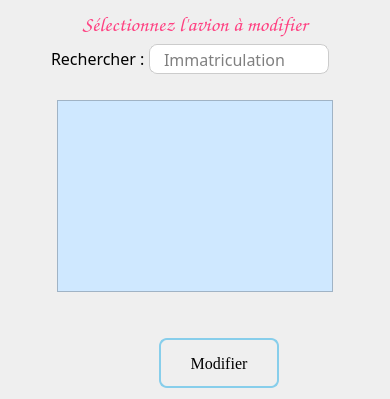
          <widget class="QWidget" name="page_31">
           <layout class="QGridLayout" name="gridLayout_13">
            <item row="0" column="1">
             <widget class="QLabel" name="label_198">
              <property name="sizePolicy">
               <sizepolicy hsizetype="Preferred" vsizetype="Fixed">
                <horstretch>0</horstretch>
                <verstretch>0</verstretch>
               </sizepolicy>
              </property>
              <property name="font">
               <font>
                <family>Comic Sans MS</family>
                <pointsize>16</pointsize>
               </font>
              </property>
              <property name="styleSheet">
               <string notr="true">color: #FF4081;</string>
              </property>
              <property name="text">
               <string>Sélectionnez l'avion à modifier</string>
              </property>
              <property name="textFormat">
               <enum>Qt::TextFormat::AutoText</enum>
              </property>
              <property name="alignment">
               <set>Qt::AlignmentFlag::AlignCenter</set>
              </property>
              <property name="margin">
               <number>10</number>
              </property>
             </widget>
            </item>
            <item row="2" column="0">
             <spacer name="horizontalSpacer_4">
              <property name="orientation">
               <enum>Qt::Orientation::Horizontal</enum>
              </property>
              <property name="sizeType">
               <enum>QSizePolicy::Policy::Minimum</enum>
              </property>
              <property name="sizeHint" stdset="0">
               <size>
                <width>40</width>
                <height>20</height>
               </size>
              </property>
             </spacer>
            </item>
            <item row="3" column="1">
             <spacer name="verticalSpacer_8">
              <property name="orientation">
               <enum>Qt::Orientation::Vertical</enum>
              </property>
              <property name="sizeType">
               <enum>QSizePolicy::Policy::Minimum</enum>
              </property>
              <property name="sizeHint" stdset="0">
               <size>
                <width>20</width>
                <height>40</height>
               </size>
              </property>
             </spacer>
            </item>
            <item row="2" column="2">
             <spacer name="horizontalSpacer_5">
              <property name="orientation">
               <enum>Qt::Orientation::Horizontal</enum>
              </property>
              <property name="sizeType">
               <enum>QSizePolicy::Policy::Minimum</enum>
              </property>
              <property name="sizeHint" stdset="0">
               <size>
                <width>40</width>
                <height>20</height>
               </size>
              </property>
             </spacer>
            </item>
            <item row="4" column="0" colspan="3">
             <layout class="QHBoxLayout" name="horizontalLayout_43">
              <property name="spacing">
               <number>20</number>
              </property>
              <property name="leftMargin">
               <number>0</number>
              </property>
              <property name="rightMargin">
               <number>100</number>
              </property>
              <item alignment="Qt::AlignmentFlag::AlignRight">
               <widget class="QPushButton" name="btnMod">
                <property name="enabled">
                 <bool>false</bool>
                </property>
                <property name="sizePolicy">
                 <sizepolicy hsizetype="Fixed" vsizetype="Fixed">
                  <horstretch>0</horstretch>
                  <verstretch>0</verstretch>
                 </sizepolicy>
                </property>
                <property name="minimumSize">
                 <size>
                  <width>120</width>
                  <height>50</height>
                 </size>
                </property>
                <property name="maximumSize">
                 <size>
                  <width>200</width>
                  <height>60</height>
                 </size>
                </property>
                <property name="font">
                 <font>
                  <family>Georgia</family>
                  <pointsize>12</pointsize>
                 </font>
                </property>
                <property name="styleSheet">
                 <string notr="true">QPushButton {
    background: qlineargradient(x1:0, y1:0, x2:0, y2:1,
                                stop:0 #00aaff, stop:1 #f0f0f0);
    border: 2px solid skyblue;
    border-radius: 8px;
    padding: 5px;
    color: black;
}

QPushButton:hover {
    background: qlineargradient(x1:0, y1:0, x2:0, y2:1,
                                stop:0 #f0f0f0, stop:1 #00aaff);
    border: 2px solid skyblue;
}

QPushButton:pressed {
    background: qlineargradient(x1:0, y1:0, x2:0, y2:1,
                                stop:0 #f0f0f0, stop:1 #0080ff);
    border: 2px solid teal;
}</string>
                </property>
                <property name="text">
                 <string>Modifier</string>
                </property>
                <property name="icon">
                 <iconset resource="ressources/icons.qrc">
                  <normaloff>:/icons/modifier.png</normaloff>:/icons/modifier.png</iconset>
                </property>
                <property name="iconSize">
                 <size>
                  <width>20</width>
                  <height>20</height>
                 </size>
                </property>
               </widget>
              </item>
             </layout>
            </item>
            <item row="1" column="0" colspan="3">
             <layout class="QHBoxLayout" name="horizontalLayout_27">
              <property name="spacing">
               <number>0</number>
              </property>
              <property name="topMargin">
               <number>0</number>
              </property>
              <property name="rightMargin">
               <number>50</number>
              </property>
              <property name="bottomMargin">
               <number>20</number>
              </property>
              <item>
               <spacer name="horizontalSpacer_33">
                <property name="orientation">
                 <enum>Qt::Orientation::Horizontal</enum>
                </property>
                <property name="sizeHint" stdset="0">
                 <size>
                  <width>40</width>
                  <height>20</height>
                 </size>
                </property>
               </spacer>
              </item>
              <item alignment="Qt::AlignmentFlag::AlignRight">
               <widget class="QLabel" name="label_19">
                <property name="sizePolicy">
                 <sizepolicy hsizetype="Fixed" vsizetype="Fixed">
                  <horstretch>0</horstretch>
                  <verstretch>0</verstretch>
                 </sizepolicy>
                </property>
                <property name="font">
                 <font>
                  <family>Calisto MT</family>
                  <pointsize>12</pointsize>
                 </font>
                </property>
                <property name="text">
                 <string>Rechercher : </string>
                </property>
               </widget>
              </item>
              <item alignment="Qt::AlignmentFlag::AlignRight">
               <widget class="QLineEdit" name="modRechercheAvion">
                <property name="sizePolicy">
                 <sizepolicy hsizetype="Fixed" vsizetype="Fixed">
                  <horstretch>0</horstretch>
                  <verstretch>0</verstretch>
                 </sizepolicy>
                </property>
                <property name="minimumSize">
                 <size>
                  <width>150</width>
                  <height>0</height>
                 </size>
                </property>
                <property name="maximumSize">
                 <size>
                  <width>150</width>
                  <height>30</height>
                 </size>
                </property>
                <property name="font">
                 <font>
                  <family>Calisto MT</family>
                  <pointsize>12</pointsize>
                 </font>
                </property>
                <property name="styleSheet">
                 <string notr="true">QLineEdit {
border : none;
 border: 1px solid #ccc;
border-right : none;
background-color : white;
border-top-left-radius : 8px;
border-bottom-left-radius : 8px;
}</string>
                </property>
                <property name="alignment">
                 <set>Qt::AlignmentFlag::AlignCenter</set>
                </property>
                <property name="placeholderText">
                 <string>Immatriculation</string>
                </property>
               </widget>
              </item>
              <item>
               <widget class="QPushButton" name="pushButton_9">
                <property name="sizePolicy">
                 <sizepolicy hsizetype="Fixed" vsizetype="Fixed">
                  <horstretch>0</horstretch>
                  <verstretch>0</verstretch>
                 </sizepolicy>
                </property>
                <property name="minimumSize">
                 <size>
                  <width>30</width>
                  <height>30</height>
                 </size>
                </property>
                <property name="maximumSize">
                 <size>
                  <width>30</width>
                  <height>30</height>
                 </size>
                </property>
                <property name="styleSheet">
                 <string notr="true">QPushButton {
border : none;
background-color : white;
border: 1px solid #ccc;
border-left : none;
border-top-right-radius : 8px;
border-bottom-right-radius : 8px;
}</string>
                </property>
                <property name="text">
                 <string/>
                </property>
                <property name="icon">
                 <iconset theme="QIcon::ThemeIcon::SystemSearch"/>
                </property>
               </widget>
              </item>
             </layout>
            </item>
            <item row="2" column="1">
             <widget class="QTableView" name="modListeAvion">
              <property name="sizePolicy">
               <sizepolicy hsizetype="Expanding" vsizetype="Preferred">
                <horstretch>0</horstretch>
                <verstretch>0</verstretch>
               </sizepolicy>
              </property>
              <property name="font">
               <font>
                <family>Microsoft JhengHei</family>
                <pointsize>10</pointsize>
               </font>
              </property>
              <property name="styleSheet">
               <string notr="true">background-color:  #CFE8FF;
selection-background-color: lightseagreen;</string>
              </property>
              <property name="alternatingRowColors">
               <bool>true</bool>
              </property>
              <property name="selectionMode">
               <enum>QAbstractItemView::SelectionMode::SingleSelection</enum>
              </property>
              <property name="selectionBehavior">
               <enum>QAbstractItemView::SelectionBehavior::SelectRows</enum>
              </property>
              <attribute name="horizontalHeaderDefaultSectionSize">
               <number>240</number>
              </attribute>
              <attribute name="horizontalHeaderStretchLastSection">
               <bool>true</bool>
              </attribute>
              <attribute name="verticalHeaderVisible">
               <bool>false</bool>
              </attribute>
              <attribute name="verticalHeaderDefaultSectionSize">
               <number>35</number>
              </attribute>
             </widget>
            </item>
           </layout>
          </widget>
